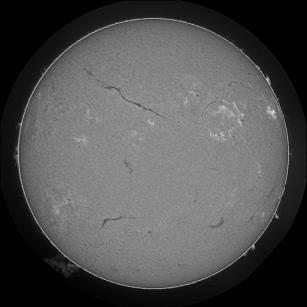
#> input picture 20111114175814Mh.jpg, 307 x 307 px
$ jupyter execute detecting_filaments.ipynb   (older library calls are emulated)
#> lines starting #> are read from the running program, lines starting #| are printed output that depends on the picture; after the words box and inside, x2 and y2 are one past the last pixel; in counts of white or black regions, pixels touching at a corner belong together; long printed decimals are rounded
### solar_features.py
import numpy as np
import matplotlib.pyplot as plt
import astropy
from matplotlib.pyplot import cm
from astropy import constants as const
from astropy import units as u
import numpy.ma as ma
from datetime import datetime
from scipy.stats import mode
from scipy.misc import imread
import imageio
from matplotlib.patches import Circle
from skimage import img_as_float, measure, feature
from skimage.transform import rotate as skrotate
from photutils.centroids import centroid_com
from itertools import combinations
import os
from datetime import timedelta
from lmfit.models import LinearModel, LorentzianModel
from skimage import data
from skimage.filters import threshold_otsu
from skimage.segmentation import clear_border
from skimage.measure import label, regionprops
from skimage.morphology import closing, square
from skimage.color import label2rgb
import time
from matplotlib import gridspec
import matplotlib.patches as mpatches
import cv2
import warnings
warnings.filterwarnings("ignore")


class sun_img(object):
	def __init__(self,path):
#> called with path = '20111114175814Mh.jpg'
		self.path=path
		self.original = cv2.imread(self.path)
#> self.original is the input picture: shape (307, 307, 3); min 0, max 227, mean 80.9
		# [4 lines of commented-out code are left out]


	def separate_images(self):
		""" Given an H-alpha image of the sun, this function returns two pictures,
			one with the inner circle image for the filament detection and one
			with the outer one for prominence detection"""
		#original = cv2.imread(self.path)
		original = self.original
		original.astype('uint8')
		# Set the image in grayscale
		gray = cv2.cvtColor(original, cv2.COLOR_BGR2GRAY)

		# Filter for better circle detection
		#print('Warning: the threshold is set randomly, check this')
		filtered =cv2.threshold(original,80,0,type=cv2.THRESH_TOZERO)
		circle_output = filtered[1].copy()
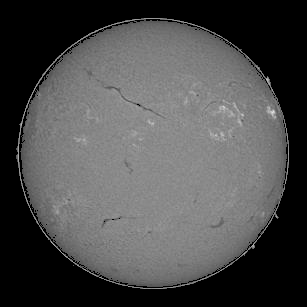
#> circle_output: shape (307, 307, 3); min 0, max 227, mean 75.9
		# [5 lines of commented-out code are left out]
		circles = cv2.HoughCircles(gray, cv2.HOUGH_GRADIENT, 1.2, 100)
#> circles = [[153, 153, 135.5]]


		# ensure at least some circles were found
		if circles is not None:
		# convert the (x, y) coordinates and radius of the circles to integers
			circles = np.round(circles[0, :]).astype("int")
#> circles = [[153, 153, 135]]

		# loop over the (x, y) coordinates and radius of the circles
		# This is for plotting only
		#for (x, y, r) in circles2:
			# draw the circle in the output image, then draw a rectangle
			# corresponding to the center of the circle
			#cv2.circle(circle_output, (x, y), r, (0, 255, 0), 1)
			#cv2.rectangle(circle_ouput, (x - 5, y - 5), (x + 5, y + 5), (0, 128, 255), -1)

		# Now we obtain the image of the inside

		height,width,depth = original.shape
#> height = 307; width = 307; depth = 3
		circle_img = np.zeros((height,width), np.uint8)
		cv2.circle(circle_img,(circles[0][0], circles[0][1]),circles[0][2]-1,1,thickness=-1)
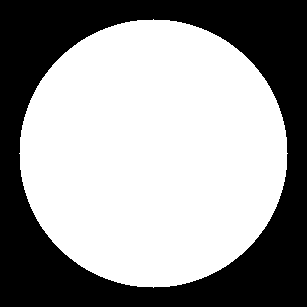
#> circle_img: shape (307, 307); values 0 (black) and 1 (white), 59.8% white; 1 black region, box (x1, y1, x2, y2) and area: (0, 0, 307, 307) 37848
		inside_image1 = cv2.bitwise_and(original, original, mask=circle_img)
		outside_image = cv2.bitwise_xor(original, inside_image1)
		circle_img2 = np.zeros((height,width), np.uint8)
		cv2.circle(circle_img2,(circles[0][0], circles[0][1]),circles[0][2],1,thickness=-1)
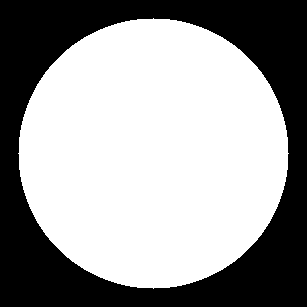
#> circle_img2: shape (307, 307); values 0 (black) and 1 (white), 60.7% white; 1 black region, box (x1, y1, x2, y2) and area: (0, 0, 307, 307) 37040
		inside_image = cv2.bitwise_and(original, original, mask=circle_img2)
		return outside_image, inside_image

	def circle_properties(self):
		""" This function gives the center (x,y) and radius r of
			the circle defined by the Sun in the H-alpha image"""
		original = cv2.imread(self.path)
		original.astype('uint8')
		# Set the image in grayscale
		gray = cv2.cvtColor(original, cv2.COLOR_BGR2GRAY)

		# Filter for better circle detection
		#print('Warning: the threshold is set randomly, check this')
		filtered =cv2.threshold(original,80,0,type=cv2.THRESH_TOZERO)
		circle_output = filtered[1].copy()
		# [5 lines of commented-out code are left out]
		circles = cv2.HoughCircles(gray, cv2.HOUGH_GRADIENT, 1.2, 100)
#> circles = [[153, 153, 135.5]]


		# ensure at least some circles were found
		if circles is not None:
		# convert the (x, y) coordinates and radius of the circles to integers
			circles = np.round(circles[0, :]).astype("int")
#> circles = [[153, 153, 135]]

		return circles


	# [1114 lines left out: functions intensity, intensity_gray, detecting_filaments, detecting_filaments_no_plot, make_image_list, time_ev_filament and 2 more, not called in this run]

### detecting_filaments.ipynb
[cell 1]
import numpy as np
import matplotlib.pyplot as plt
import astropy
from matplotlib.pyplot import cm
from astropy import constants as const
from astropy import units as u
import numpy.ma as ma
from scipy.stats import mode
from scipy.misc import imread
import imageio
import matplotlib.patches as patches
from matplotlib.patches import Circle
from skimage import img_as_float, measure, feature
from skimage.transform import rotate as skrotate
from photutils.centroids import centroid_com
from itertools import combinations
import os
import time
import cv2
import solar_features as sol
import warnings
warnings.filterwarnings("ignore")
#import image_separator_yam as ims

[cell 2]
#test = sol.sun_img('20120928004014Mh.jpg') #first one: mean_inten: 120

#test = sol.sun_img('20111114175814Mh.jpg') #mean_inten: 124
#test = sol.sun_img('20111114232414Mh.jpg')  #mean_inten: 124
test = sol.sun_img('20111114175814Mh.jpg') #mean_inten: 124 - 125

# [14 lines of commented-out code are left out]

[cell 3]
a, b = sol.sun_img.separate_images(test)

r = sol.sun_img.circle_properties(test)[0][2]
#> r = 135
x = sol.sun_img.circle_properties(test)[0][0]
#> x = 153
y = sol.sun_img.circle_properties(test)[0][1]
#> y = 153

center = (x,y)
#> center = (153, 153)

print(center)
#| (153, 153)
print(r)
#| 135

[cell 4]
fig1 = plt.figure(figsize=(14,8))
plt.subplot(1, 2, 1)
plt.imshow(a)


plt.subplot(1, 2, 2)
plt.imshow(b)


plt.show()

[cell 5]
def intensity(img):
    # img must not be a gray image
    temp=[img[j][i][0] for j in range(img.shape[0])  for i in range(img.shape[1])]
#> temp = 94249 items
    intensity = np.reshape(temp, [img.shape[0],img.shape[1]])
    return intensity


def intensity_gray(img):
    # img must be a gray image
    temp=[img[j][i] for j in range(img.shape[0])  for i in range(img.shape[1])]
    intensity = np.reshape(temp, [img.shape[0],img.shape[1]])
    return intensity

# Why does the mean intensity not change danger danger danger

[cell 6]
#intensity=[b[j][i][0] for j in range(b.shape[0])  for i in range(b.shape[1])]
#intensity = np.reshape(intensity, [307,307])

[cell 7]
mean_inten = np.mean(intensity(b)[np.nonzero(intensity(b))])
#> mean_inten = 124.9
print(mean_inten)
#| 124.950
median_inten = np.median(intensity(b)[np.nonzero(intensity(b))])
#> median_inten = 129
print(median_inten)
#| 129.0

# dANGER DANGER

[cell 8]
mean_int=1.266*mean_inten
#> mean_int = 158.2

[cell 9]
b_gray = cv2.cvtColor(b, cv2.COLOR_BGR2GRAY)
b_gray1 = cv2.cvtColor(b, cv2.COLOR_BGR2GRAY)

[cell 10]
b_gray1[235,150]
#> Out = 132

[cell 11]
b_gray[np.where(b_gray1 > mean_int)]=median_inten
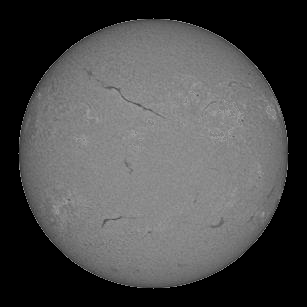
#> b_gray: shape (307, 307); min 0, max 158, mean 75.7

[cell 12]
fig100= plt.figure(figsize=(14,8))


plt.subplot(1, 2, 1)
plt.imshow(b_gray1)
plt.colorbar().set_label('Intensity')

plt.grid()


plt.subplot(1, 2, 2)
plt.imshow(b_gray)
plt.colorbar().set_label('Intensity')
plt.grid()


plt.show()

unsharp mask

gaussian_3 = cv2.GaussianBlur(b_gray1, (9,9), 10.0)
unsharp_image = cv2.addWeighted(b_gray1, 1.5, gaussian_3, -0.5, 0, b_gray1)
#cv2.imwrite("lenna_unsharp.jpg", unsharp_image)
fig101= plt.figure(figsize=(14,8))

plt.imshow(unsharp_image)
plt.show()

threshold

#ret,thresh1 = cv2.threshold(b,mean_int,255,cv2.THRESH_BINARY)
#ret,thresh2 = cv2.threshold(img,127,255,cv2.THRESH_BINARY_INV)
ret,thresh3 = cv2.threshold(b,mean_int,0,cv2.THRESH_TRUNC)
#ret,thresh4 = cv2.threshold(b,mean_int,mean_int,cv2.THRESH_TOZERO_INV)
#ret,thresh5 = cv2.threshold(img,127,255,cv2.THRESH_TOZERO_INV)
fig10 = plt.figure(figsize=(14,8))

#titles = ['Original Image','BINARY','BINARY_INV','TRUNC','TOZERO','TOZERO_INV']
images1 = [b, thresh3]
plt.subplot(1, 2, 1)
plt.imshow(images1[0])
#plt.colorbar().set_label('Intensity')

plt.grid()

plt.subplot(1, 2, 2)
plt.imshow(images1[1])
#plt.colorbar().set_label('Intensity')
plt.grid()

plt.show()

#th_gray= cv2.cvtColor(thresh3, cv2.COLOR_BGR2GRAY)
th_gray = b_gray

fig10 = plt.figure(figsize=(14,8))
adpth = cv2.adaptiveThreshold(th_gray,mean_int,cv2.ADAPTIVE_THRESH_MEAN_C,cv2.THRESH_BINARY, 15,mean_int*0.1)

images2 = [thresh3, adpth]
plt.subplot(1, 2, 1)
plt.imshow(images2[0])

plt.subplot(1, 2, 2)
plt.imshow(images2[1])

plt.grid()

plt.show()

copy = adpth.copy()
copy[np.where(adpth==152)]=0
copy[np.where(adpth!=152)]=1

print(mean_int-135)

[cell 13]
help(cv2.Canny)

gaussian blur

#attempting to apply a gaussian smooth/blur before the edge detector:
fig = plt.figure(figsize=(14,8))
blur = cv2.GaussianBlur(thresh3,(3,3),0.4)
plt.imshow(blur)
plt.show()

[cell 14]
fig12 = plt.figure(figsize=(14,8))
edges = cv2.Canny(b_gray,mean_int-100,mean_int-10) #using edge detector to detect filaments, also detects edge of circle
#> edges: shape (307, 307); 2% white in thin lines or dots, all inside (x1, y1, x2, y2) = (17, 17, 290, 290)
images2 = [b_gray, edges]
plt.subplot(1, 2, 1)
plt.imshow(images2[0])


plt.subplot(1, 2, 2)
plt.imshow(images2[1])

plt.grid()

plt.show()

[cell 15]
copy2 = edges.copy()
copy2[np.where(copy2==255)]=1
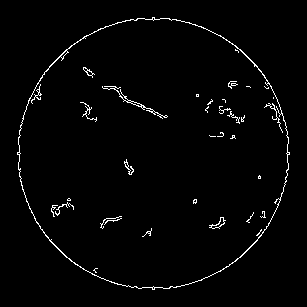
#> copy2: shape (307, 307); values 0 (black) and 1 (white), 2% white in thin lines or dots, all inside (x1, y1, x2, y2) = (17, 17, 290, 290)

[cell 16]
copy2.shape
#> Out = (307, 307)

[cell 17]
#trying to make a mask of slightly smaller radius, to get rid of the yellow edges
#lore: seems that using r-7 as radius for all the pictures is a good value to not loose almost nothing

maskk = np.zeros(edges.shape, dtype=np.uint8)
cv2.circle(maskk, (148,151), r-7, (255, 255, 255), -1, 8, 0)
#> maskk: shape (307, 307); 54.6% white; 1 black region, box (x1, y1, x2, y2) and area: (0, 0, 307, 307) 42816
max_loc = (148,151)
circle_radius = 132
# Apply mask (using bitwise & operator)
result_array = cv2.bitwise_and(edges, maskk, mask = maskk)
#> result_array: shape (307, 307); 0.84% white in thin lines or dots, all inside (x1, y1, x2, y2) = (31, 52, 268, 269)
#result_array = cv2.bitwise_xor(edges,~maskk)


# Crop/center result (assuming max_loc is of the form (x, y))
#result_array = result_array[max_loc[1] - circle_radius:max_loc[1] + 132,
fig14 = plt.figure(figsize=(8,6))
                           #max_loc[0] - circle_radius:max_loc[0] + 132, :]
plt.imshow (result_array)
plt.show()

[cell 18]
#blur_gray= cv2.cvtColor(blur, cv2.COLOR_BGR2GRAY)

[cell 19]
## Erosion and Dilation

[cell 20]
#check kernel for a general image
fig141 = plt.figure(figsize=(8,6))
kernel = np.ones((5,5),np.uint8)
dilation = cv2.dilate(result_array,kernel,iterations = 1)
#> dilation: shape (307, 307); 4.1% white; 22 white regions, largest, box (x1, y1, x2, y2) and area: (100, 84, 170, 121) 672, (217, 97, 247, 126) 406, (49, 196, 76, 219) 350
plt.imshow(dilation)
plt.show

[cell 21]
fig144= plt.figure(figsize=(8,6))

erosion = cv2.erode(dilation,kernel,iterations = 1)
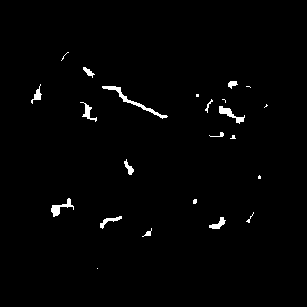
#> erosion: shape (307, 307); 1.4% white; 23 white regions (10 under 20 px), largest, box (x1, y1, x2, y2) and area: (102, 86, 168, 119) 260, (219, 106, 245, 124) 154, (51, 198, 74, 217) 150

#plt.imshow(b_gray, zorder=1)

plt.imshow(erosion, zorder=0)
plt.show()

## Tagging

[cell 22]
#applying region tags to the erosion image above

import matplotlib.pyplot as plt
import matplotlib.patches as mpatches

from skimage import data
from skimage.filters import threshold_otsu
from skimage.segmentation import clear_border
from skimage.measure import label, regionprops
from skimage.morphology import closing, square
from skimage.color import label2rgb


image = erosion.copy()
# apply threshold
thresh = threshold_otsu(image)
#> thresh = 0
bw = closing(image > thresh, square(3))
#> bw: shape (307, 307) bool; 1.4% white; 23 white regions (10 under 20 px)

# remove artifacts connected to image border
cleared = clear_border(bw)

# label image regions
label_image = label(cleared)
#> label_image: shape (307, 307) int32; 24 distinct labels, from 0 to 23
image_label_overlay = label2rgb(label_image, image=image)

#we are now applying these tagged regions to b, our original image

fig, ax = plt.subplots(figsize=(10, 6))
ax.imshow(b_gray)
interesting = []
regions = []
for region in regionprops(label_image, intensity_image=b_gray):
    # take regions with large enough areas
    if region.area >= 25:
        # draw rectangle around segmented coins
        minr, minc, maxr, maxc = region.bbox
        rect = mpatches.Rectangle((minc, minr), maxc - minc, maxr - minr,
                                  fill=False, edgecolor='red', linewidth=2)
        ax.add_patch(rect)
        roi = b_gray[minr:minr+maxr - minr,minc:minc+maxc - minc]
        interesting.append(roi)
        regions.append(region)
#> this loop made 23 passes
#> (minr, minc, maxr, maxc) on passes 2, 3, 4, 5, 8, 10, 12, 13, 15, 17, 20, 21: (67, 83, 78, 95), (81, 228, 89, 238), (84, 31, 104, 42), (86, 102, 119, 168), (99, 205, 113, 213), (102, 80, 122, 97), (106, 219, 124, 245), (132, 209, 137, 224), (159, 124, 175, 134), (198, 51, 217, 74), (216, 100, 229, 122), (217, 209, 229, 226)
#> after the loop, interesting = 13 items; regions = 13 regions; largest, box (x1, y1, x2, y2) and area: (102, 86, 168, 119) 260, (219, 106, 245, 124) 154, (51, 198, 74, 217) 150, (80, 102, 97, 122) 102, (209, 217, 226, 229) 93

ax.set_axis_off()
plt.tight_layout()
plt.show()

[cell 23]
#shall we dilate again?
fig1417 = plt.figure(figsize=(8,6))
kernel = np.ones((3,3),np.uint8)
dilation2 = cv2.dilate(erosion,kernel,iterations = 1)
#> dilation2: shape (307, 307); 2.6% white; 23 white regions (1 under 20 px), largest, box (x1, y1, x2, y2) and area: (101, 85, 169, 120) 462, (218, 105, 246, 125) 250, (50, 197, 75, 218) 246
plt.imshow(dilation2)
plt.show

[cell 24]
# remove the filaments from the background in the interesting boxes

empty_b_gray = b_gray.copy()
mask = np.zeros(np.shape(empty_b_gray))


for k in regions:

    x_c = np.zeros(len(k.coords))
    y_c = np.zeros(len(k.coords))

    for i in np.arange(len(k.coords)):
        x_c[i] = k.coords[i][0]
        y_c[i] = k.coords[i][1]

    mask[x_c.astype(int),y_c.astype(int)]=True
#> this loop made 13 passes
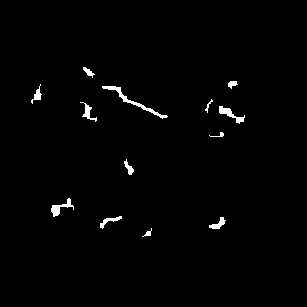
#> mask: shape (307, 307) float64; values 0 (black) and 1 (white), 1.3% white; 13 white regions

import numpy.ma as ma
empty_b_gray = ma.masked_where(mask, empty_b_gray)

[cell 25]
#box tagging of interestings with the regions masked
empty_interesting = []
empty_regions = []
fig, ax = plt.subplots(figsize=(10, 6))
ax.imshow(empty_b_gray)
for region in regionprops(label_image, intensity_image=empty_b_gray):
    # take regions with large enough areas
    if region.area >= 20:
        # draw rectangle around segmented coins
        minr, minc, maxr, maxc = region.bbox
        rect = mpatches.Rectangle((minc, minr), maxc - minc, maxr - minr,
                                  fill=False, edgecolor='red', linewidth=2)
        ax.add_patch(rect)
        empty_roi = empty_b_gray[minr:minr+maxr - minr,minc:minc+maxc - minc]
        empty_interesting.append(empty_roi)
#> after the loop, empty_interesting = 13 items

ax.set_axis_off()
plt.tight_layout()
plt.show()

[cell 26]
#plotting all candidates, not subtracting the background
fig1562 = plt.figure(figsize=(14,8))

for i in np.arange(len(regions)):
    plt.subplot(1, len(regions), i+1)
    plt.imshow(interesting[i])

    plt.grid()

plt.show()
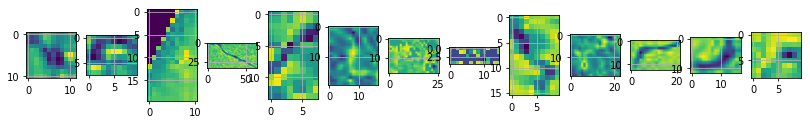
#> figure drawn by matplotlib, 13 panels

[cell 27]
#defining intensities of regions in the final candidates
intensities = np.zeros(len(regions))
#> intensities = [0, 0, 0, 0, 0, 0, 0, 0, 0, 0, 0, 0, 0]
for i in np.arange(len(regions)):
    intensities[i]=regions[i].mean_intensity
#> after the loop, intensities = [111.3, 121.6, 97.34, 120.2, 137.1, 138.5, 138.7, 138.2, 125.6, 129.7, 113.6, 116, 129.1]
print(intensities)
#| [111.273 121.633  97.338 120.169 137.138
#|  138.5        138.669 138.172 125.609 129.68
#|  113.6        116.043 129.125     ]

[cell 28]
#intensities of the background in the interesting boxes having subtracted the masked parts
bg_mean = []

for i in empty_interesting:
    m = np.mean(i)
    bg_mean.append(m)
#> this loop made 13 passes
#> m on passes 1 to 12: 122.2, 127.6, 65.07, 137.6, 137.9, 132.3, 136.9, 136.8, 137.1, 127.5, 135.3, 133.8
#> after the loop, bg_mean = [122.2, 127.6, 65.07, 137.6, 137.9, 132.3, 136.9, 136.8, 137.1, 127.5, 135.3, 133.8, 136.9]

[cell 29]
print(bg_mean)
#| [122.208, 127.581, 65.070, 137.633, 137.855, 132.311, 136.904, 136.848, 137.077, 127.463, 135.255, 133.820, 136.897]

[cell 30]
#defining the final candidates using the background mean intensity as reference value and creating a list of possible filaments
possible_filaments=[]
for i in np.arange(len(interesting)):
    if bg_mean[i]>intensities[i]:
        possible_filaments.append((regions[i],interesting[i]))
#> after the loop, possible_filaments = 8 items

[cell 31]
help(regions[0])
#> (printed output is left out)

[cell 32]
#plotting final candidates
fig1576 = plt.figure(figsize=(14,8))

for i in np.arange(len(possible_filaments)):
    #print the ratio of pixels of filament vs the box
    print(possible_filaments[i][0].extent)
    # print the dimensions of the box
    # problem: not so clear
    print(possible_filaments[i][0].bbox[2]-possible_filaments[i][0].bbox[0])
    print(possible_filaments[i][0].bbox[3]-possible_filaments[i][0].bbox[1])

    plt.subplot(1, len(possible_filaments), i+1)
    plt.imshow(possible_filaments[i][1])

    plt.grid()
#> this loop made 8 passes

plt.show()
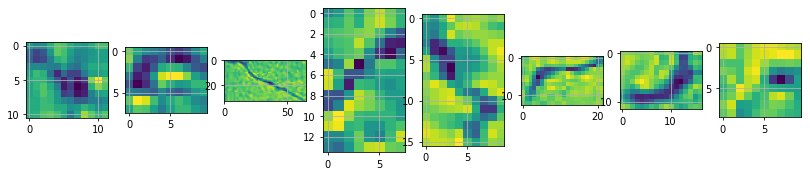
#> figure drawn by matplotlib, 8 panels

# This doesn't work very well :(

[cell 33]
final_classification = []

#trying to select filaments basing on the ratio of the lengths of the sides of the boxes of the final candidates
for i in np.arange(len(possible_filaments)):
    h_box = possible_filaments[i][0].bbox[2]-possible_filaments[i][0].bbox[0]
    v_box = possible_filaments[i][0].bbox[3]-possible_filaments[i][0].bbox[1]
    ratio = possible_filaments[i][0].extent
    if (h_box/v_box < 1.2) and (h_box/v_box > 0.8) and (ratio >0.33):
        final_classification.append([possible_filaments[i][0],possible_filaments[i][1],0])
    else:
        final_classification.append([possible_filaments[i][0],possible_filaments[i][1],1])
#> this loop made 8 passes
#> (h_box, v_box, ratio) on passes 1 to 8: (11, 12, 0.417), (8, 10, 0.613), (33, 66, 0.119), (14, 8, 0.259), (16, 10, 0.431), (13, 22, 0.315), (12, 17, 0.456), (9, 10, 0.356)
#> after the loop, final_classification = 8 items

[cell 34]
fig186 = plt.figure(figsize=(14,8))

for i in np.arange(len(final_classification)):
    # 1 if we classify as filament, 0 if not
    print(final_classification[i][2])
    # plot the regions again
    plt.subplot(1, len(final_classification), i+1)
    plt.imshow(final_classification[i][1])

    plt.grid()

plt.show()

[cell 35]
#finding the final candidates in the original image. A green box means a filament, red something else.
possible_regions = [i[0] for i in final_classification]
#> possible_regions = 8 regions; box (x1, y1, x2, y2) and area: (102, 86, 168, 119) 260, (209, 217, 226, 229) 93, (100, 216, 122, 229) 90, (124, 159, 134, 175) 69, (83, 67, 95, 78) 55, (228, 81, 238, 89) 49, (142, 228, 152, 237) 32, (205, 99, 213, 113) 29
marker = [i[2] for i in final_classification]
#> marker = [0, 1, 1, 1, 1, 1, 1, 0]

fig67, ax = plt.subplots(figsize=(10, 6))
ax.imshow(b)
for i in np.arange(len(final_classification)):
    if marker[i] == 0:
        minr, minc, maxr, maxc = possible_regions[i].bbox
        rect = mpatches.Rectangle((minc, minr), maxc - minc, maxr - minr,
                                  fill=False, edgecolor='red', linewidth=2)
        ax.add_patch(rect)
        plt.text(maxc+1, maxr,str(i+1))
    else:
        minr, minc, maxr, maxc = possible_regions[i].bbox
        rect = mpatches.Rectangle((minc, minr), maxc - minc, maxr - minr,
                                  fill=False, edgecolor='green', linewidth=2)
        ax.add_patch(rect)
        plt.text(maxc+1, maxr,str(i+1))
#> this loop made 8 passes


ax.set_axis_off()
plt.tight_layout()
plt.show()
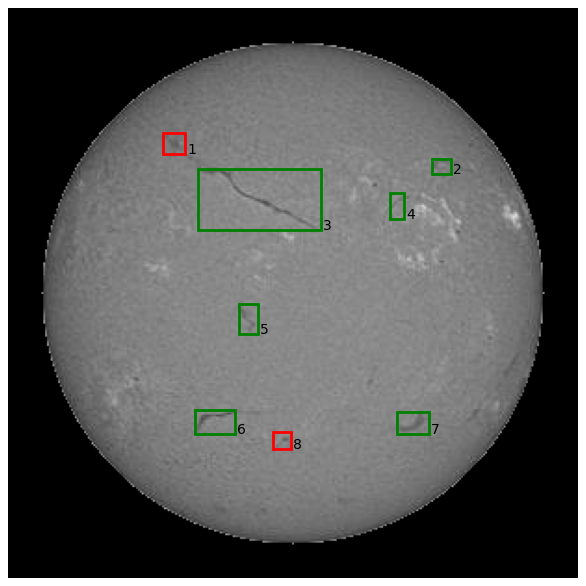
#> figure drawn by matplotlib, 1 panel

[cell 36]
help(final_classification[0][0])

[cell 37]
results = np.empty((len(final_classification)+1,5), dtype=object)
for i in np.arange(len(final_classification)):
    # Table header
    results[0,:]= ['Name', 'Center Coord.', 'Box', 'Intensity', 'Likely filament?']
    # Name of the filament: 1, 2, 3, 4...
    results[i+1,0]=str(i+1)

    # Coordinates of center
    results[i+1,1]= final_classification[i][0].centroid

    # Dimensions of box enclosing the region:
    # Bounding box ``(min_row, min_col, max_row, max_col)``.
    # Pixels belonging to the bounding box are in the half-open interval
    # ``[min_row; max_row)`` and ``[min_col; max_col)``.
    results[i+1,2] = final_classification[i][0].bbox

    # Intensity of the region
    results[i+1,3] = final_classification[i][0].mean_intensity

    # Likely a filament or not
    if final_classification[i][2]:
        results[i+1,4] = 'Probably yes'
    else:
        results[i+1,4] = 'Probably no'
